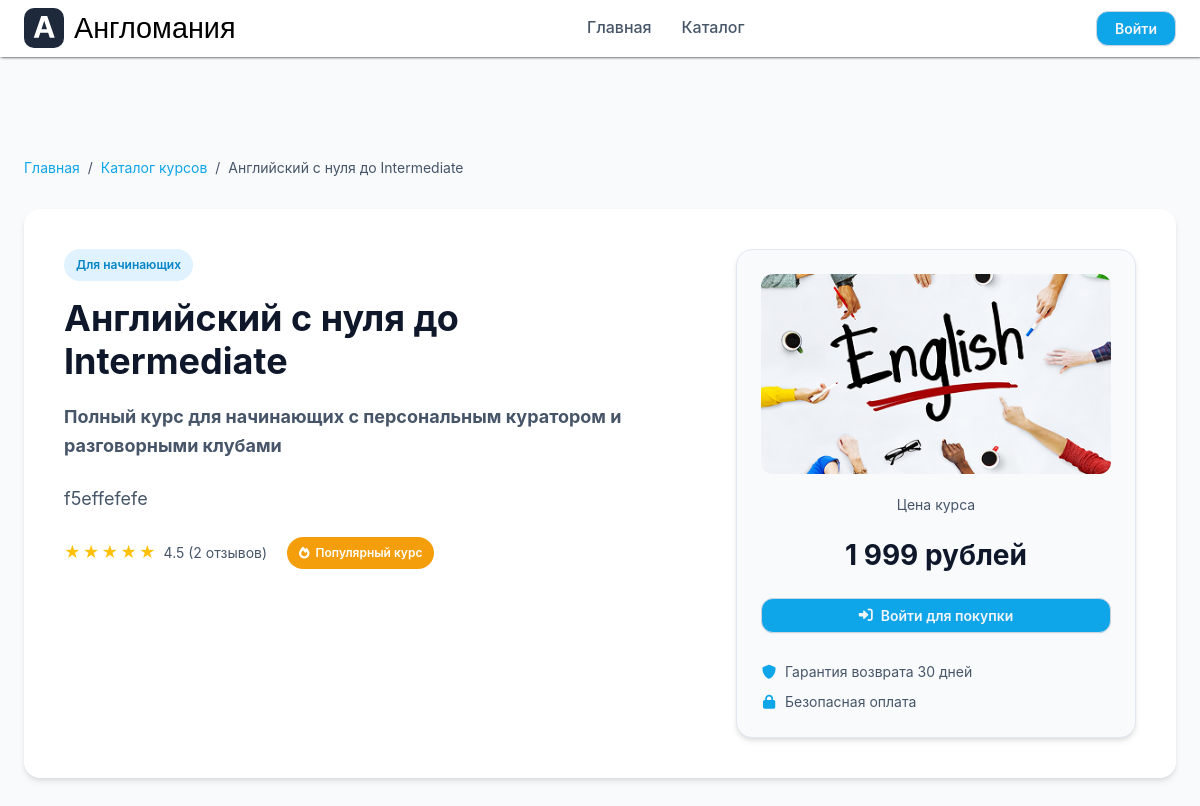
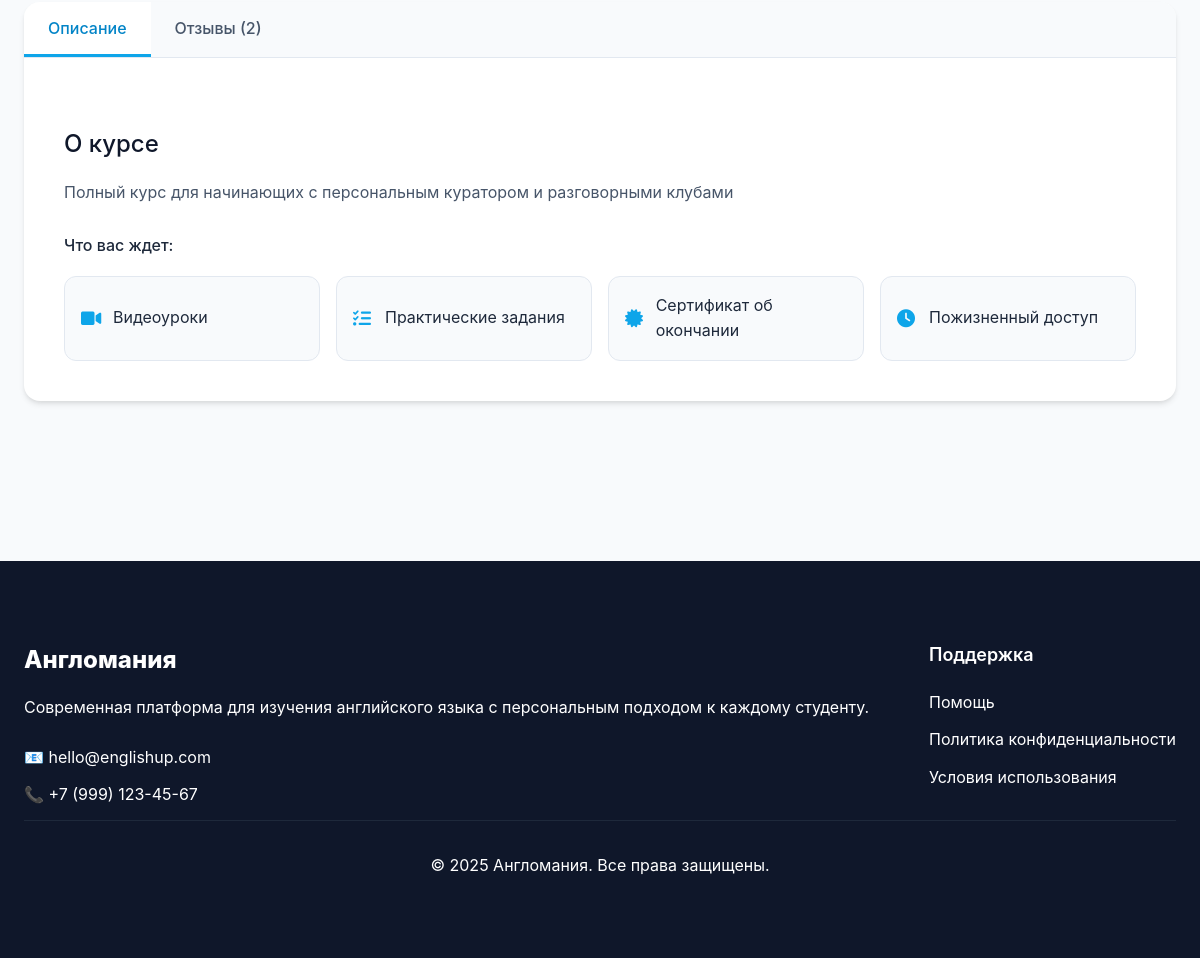
The app's page /index.php?page=course&id=1 with its own data (2 pictures, top to bottom).
### tables this page shows
CREATE TABLE `courses` (
  `id` int NOT NULL,
  `category_id` int NOT NULL,
  `title` varchar(255) NOT NULL,
  `description` text,
  `full_description` text,
  `price` decimal(10,2) NOT NULL,
  `image` varchar(255) DEFAULT NULL,
  `pdf_file` varchar(255) DEFAULT NULL,
  `rating` decimal(3,2) DEFAULT '0.00',
  `is_popular` tinyint(1) DEFAULT '0',
  `is_active` tinyint(1) DEFAULT '1',
  `created_at` timestamp NULL DEFAULT CURRENT_TIMESTAMP,
  `updated_at` timestamp NULL DEFAULT CURRENT_TIMESTAMP ON UPDATE CURRENT_TIMESTAMP
);

CREATE TABLE `categories` (
  `id` int NOT NULL,
  `name` varchar(255) NOT NULL,
  `description` text,
  `slug` varchar(255) NOT NULL,
  `created_at` timestamp NULL DEFAULT CURRENT_TIMESTAMP,
  `updated_at` timestamp NULL DEFAULT CURRENT_TIMESTAMP ON UPDATE CURRENT_TIMESTAMP
);

### db/database.php (called while the page is built, shortened)
<?php
function getDBConnection() {
    static $pdo = null;
    if ($pdo === null) {
        try {
            $dsn = "mysql:host=" . DB_HOST . ";dbname=" . DB_NAME . ";charset=" . DB_CHARSET;
            $options = [
                PDO::ATTR_ERRMODE => PDO::ERRMODE_EXCEPTION,
                PDO::ATTR_DEFAULT_FETCH_MODE => PDO::FETCH_ASSOC,
                PDO::ATTR_EMULATE_PREPARES => false,
            ];
            $pdo = new PDO($dsn, DB_USER, DB_PASS, $options);
        } catch (PDOException $e) {
            die("Ошибка подключения к базе данных: " . $e->getMessage());
        }
    }
    return $pdo;
}
function queryOne($sql, $params = []) {
    $pdo = getDBConnection();
    $stmt = $pdo->prepare($sql);
    $stmt->execute($params);
    return $stmt->fetch();
}
?>

### includes/courses.php (called while the page is built, shortened)
<?php
require_once __DIR__ . '/../db/database.php';
function getCourseRating($courseId) {
    $sql = "SELECT AVG(rating) as avg_rating, COUNT(*) as review_count
            FROM reviews
            WHERE course_id = ?";
    $result = queryOne($sql, [$courseId]);
    if ($result && $result['review_count'] > 0) {
        return [
            'rating' => round($result['avg_rating'], 1),
            'count' => $result['review_count']
        ];
    }
    return [
        'rating' => 0,
        'count' => 0
    ];
}
function getCourseById($id) {
    $sql = "SELECT c.*, cat.name as category_name, cat.slug as category_slug
            FROM courses c
            JOIN categories cat ON c.category_id = cat.id
            WHERE c.id = ?";
    return queryOne($sql, [$id]);
}
?>

### includes/auth.php (called while the page is built, shortened)
<?php
require_once __DIR__ . '/../db/database.php';
function isLoggedIn() {
    return isset($_SESSION['user_id']);
}
function getCurrentUser() {
    if (!isLoggedIn()) {
        return null;
    }
    $user = queryOne(
        "SELECT id, email, name, avatar, role FROM users WHERE id = ?",
        [$_SESSION['user_id']]
    );
    return $user;
}
?>

### pages/course.php (the view, shortened to what this page needs)
<?php
$courseId = isset($_GET['id']) ? (int)$_GET['id'] : 0;
$course = getCourseById($courseId);
$hasAccess = false;
$purchaseDate = null;
$courseRating = getCourseRating($courseId);
$averageRating = $courseRating['rating'];
$reviewCount = $courseRating['count'];
?>
<section class="course-detail-section">
    <div class="container">
        <div class="course-detail">
            <nav class="breadcrumb">
                <a href="index.php">Главная</a>
                <span>/</span>
                <a href="index.php?page=catalog">Каталог курсов</a>
                <span>/</span>
                <span><?= htmlspecialchars($course['title']) ?></span>
            </nav>
            <div class="course-hero">
                <div class="course-hero-grid">
                    <div class="course-info">
                        <span class="course-category"><?= htmlspecialchars($course['category_name']) ?></span>
                        <h1 class="course-title"><?= htmlspecialchars($course['title']) ?></h1>
                        <p class="course-description" style="font-weight: bold;"><?= htmlspecialchars($course['description']) ?></p>
                        <p class="course-description" id="full_d"><?= htmlspecialchars($course['full_description']) ?></p>
                        <div class="course-meta-info">
                            <div class="course-rating">
                                <div class="rating-stars">
                                    <?php for ($i = 1; $i <= 5; $i++): ?>
                                        <span class="star <?= $i <= round($averageRating) ? 'filled' : '' ?>">★</span>
                                    <?php endfor; ?>
                                </div>
                                <span class="rating-text"><?= number_format($averageRating, 1) ?> (<?= $reviewCount ?> отзывов)</span>
                            </div>
                            <?php if ($course['is_popular']): ?>
                            <div class="popular-badge">
                                <i class="fas fa-fire"></i>
                                Популярный курс
                            </div>
                            <?php endif; ?>
                        </div>
                    </div>
                    <?php if ($hasAccess): ?>
                    <div class="access-card">
                        <div class="access-header">
                            <?php if ($purchaseDate): ?>
                            <div class="purchase-date">
                                Приобретен: <?= date('d.m.Y', strtotime($purchaseDate)) ?>
                            </div>
                            <?php endif; ?>
                        </div>
                        <div class="course-image-main">
                            <img src="<?= htmlspecialchars($course['image']) ?>" alt="<?= htmlspecialchars($course['title']) ?>">
                        </div>
                        <div class="access-actions">
                            <a href="index.php?page=course-view&id=<?= $courseId ?>" class="btn btn-primary btn-access">
                                <i class="fas fa-play-circle"></i>
                                Перейти к обучению
                            </a>
                            <?php if ($course['pdf_file']): ?>
                            <a href="<?= htmlspecialchars($course['pdf_file']) ?>" class="btn btn-secondary" target="_blank" download>
                                <i class="fas fa-download"></i>
                                Скачать материалы
                            </a>
                            <?php endif; ?>
                            <a href="#reviews" class="btn btn-outline" onclick="switchTab('reviews')">
                                <i class="fas fa-star"></i>
                                Оставить отзыв
                            </a>
                        </div>
                        <div class="access-features">
                            <h4>Ваши преимущества:</h4>
                            <div class="features-list">
                                <div class="feature">
                                    <i class="fas fa-infinity"></i>
                                    <span>Пожизненный доступ</span>
                                </div>
                                <div class="feature">
                                    <i class="fas fa-mobile-alt"></i>
                                    <span>Доступ с любого устройства</span>
                                </div>
                                <div class="feature">
                                    <i class="fas fa-sync"></i>
                                    <span>Обновления курса бесплатно</span>
                                </div>
                            </div>
                        </div>
                    </div>
                    <?php else: ?>
                    <div class="enroll-card">
                        <div class="course-image-main">
                            <img src="<?= htmlspecialchars($course['image']) ?>" alt="<?= htmlspecialchars($course['title']) ?>">
                        </div>
                        <div class="price-section">
                            <div class="price-label">Цена курса</div>
                            <div class="price-main">
                                <?php if ($course['price'] == 0): ?>
                                    Бесплатно
                                <?php else: ?>
                                    <?= number_format($course['price'], 0, ',', ' ') ?> рублей
                                <?php endif; ?>
                            </div>
                        </div>
                        <?php if ($currentUser && !isInCart($courseId)): ?>
                        <form method="POST" class="cart-form">
                            <button type="submit" name="add_to_cart" class="btn btn-primary btn-add-to-cart">
                                <i class="fas fa-shopping-cart"></i>
                                Добавить в корзину
                            </button>
                        </form>
                        <?php else: ?>
                        <a href="index.php?page=login" class="btn btn-primary btn-add-to-cart">
                            <i class="fas fa-sign-in-alt"></i>
                            Войти для покупки
                        </a>
                        <?php endif; ?>
                        <div class="course-guarantees">
                            <div class="guarantee">
                                <i class="fas fa-shield-alt"></i>
                                <span>Гарантия возврата 30 дней</span>
                            </div>
                            <div class="guarantee">
                                <i class="fas fa-lock"></i>
                                <span>Безопасная оплата</span>
                            </div>
                        </div>
                    </div>
                    <?php endif; ?>
                </div>
            </div>
            <div class="tabs-container">
                <div class="tabs">
                    <button class="tab active" data-tab="description">Описание</button>
                    <button class="tab" data-tab="reviews">Отзывы (<?= $reviewCount ?>)</button>
                </div>
                <div class="tab-content active" id="description-content">
                    <div class="course-full-description">
                        <h3>О курсе</h3>
                        <p><?= nl2br(htmlspecialchars($course['description'])) ?></p>
                        <div class="course-features">
                            <h4>Что вас ждет:</h4>
                            <div class="features-grid">
                                <div class="feature-item">
                                    <i class="fas fa-video"></i>
                                    <span>Видеоуроки</span>
                                </div>
                                <div class="feature-item">
                                    <i class="fas fa-tasks"></i>
                                    <span>Практические задания</span>
                                </div>
                                <div class="feature-item">
                                    <i class="fas fa-certificate"></i>
                                    <span>Сертификат об окончании</span>
                                </div>
                                <div class="feature-item">
                                    <i class="fas fa-clock"></i>
                                    <span>Пожизненный доступ</span>
                                </div>
                            </div>
                        </div>
                    </div>
                </div>
            </div>
        </div>
    </div>
</section>

### assets/css/styles.css (style rules this page uses)
* { margin: 0; padding: 0; box-sizing: border-box; scroll-behavior: smooth; text-decoration: none; }
body { font-family: "Noto Sans JP", sans-serif; line-height: 1.6; color: #333; background-color: #fff; }
a { color: black; }
h1, h2, h3, h4, h5, h6 { font-weight: 500; line-height: 1.2; }
h1 { font-size: 2.5rem; font-weight: 700; }
h3 { font-size: 1.5rem; margin-bottom: 0.5rem; }
:root { --primary-50: #F0F9FF; --primary-100: #E0F2FE; --primary-500: #0EA5E9; --primary-600: #0284C7; --primary-800: #1E293B; --gradient-primary: linear-gradient(135deg, #0EA5E9 0%, #6366F1 100%); --gradient-hero: linear-gradient(135deg, #0EA5E9 0%, #3B82F6 50%, #6366F1 100%); --gray-50: #F8FAFC; --gray-100: #F1F5F9; --gray-200: #E2E8F0; --gray-300: #CBD5E1; --gray-600: #475569; --gray-700: #334155; --gray-800: #1E293B; --gray-900: #0F172A; --success: #10B981; --warning: #F59E0B; --error: #EF4444; --shadow-sm: 0 1px 2px 0 rgba(0, 0, 0, 0.05); --shadow-md: 0 4px 6px -1px rgba(0, 0, 0, 0.1), 0 2px 4px -1px rgba(0, 0, 0, 0.06); --shadow-lg: 0 10px 15px -3px rgba(0, 0, 0, 0.1), 0 4px 6px -2px rgba(0, 0, 0, 0.05); --shadow-xl: 0 20px 25px -5px rgba(0, 0, 0, 0.1), 0 10px 10px -5px rgba(0, 0, 0, 0.04); --radius-sm: 8px; --radius-md: 12px; --radius-lg: 16px; --radius-xl: 24px; --radius-full: 9999px; }
* { margin: 0; padding: 0; box-sizing: border-box; font-family: 'Inter', 'SF Pro Display', -apple-system, BlinkMacSystemFont, sans-serif; }
body { background: var(--gray-50); color: var(--gray-800); line-height: 1.6; display: flex; flex-direction: column; min-height: 100vh; }
.container { max-width: 1280px; margin: 0 auto; padding: 0 24px; }
.btn { display: inline-flex; align-items: center; justify-content: center; gap: 8px; padding: 6px 18px; border: none; border-radius: var(--radius-md); font-weight: 600; font-size: 14px; line-height: 1.5; text-decoration: none; cursor: pointer; transition: all 0.2s ease; position: relative; overflow: hidden; }
.btn-primary { background: var(--primary-500); color: var(--gray-100); border: 1.5px solid var(--gray-300); box-shadow: var(--shadow-sm); }
.features-grid { display: grid; grid-template-columns: repeat(auto-fit, minmax(300px, 1fr)); gap: 32px; }
.course-category { color: var(--primary-600); font-weight: 600; font-size: 14px; margin-bottom: 8px; display: block; }
.course-rating { display: flex; align-items: center; gap: 4px; color: var(--warning); }
.active:after { content: ""; }
.course-category { color: var(--primary-600); font-weight: 600; font-size: 12px; margin-bottom: 8px; display: block; }
.course-title { font-size: 18px; font-weight: 600; margin-bottom: 8px; line-height: 1.4; }
.course-description { color: var(--gray-600); font-size: 14px; margin-bottom: 16px; line-height: 1.5; }
.course-rating { display: flex; align-items: center; gap: 4px; color: var(--warning); font-size: 14px; }
.course-detail { padding: 60px 0; }
.course-hero { background: white; border-radius: var(--radius-xl); padding: 40px; box-shadow: var(--shadow-md); margin-bottom: 40px; }
.course-hero-grid { display: grid; grid-template-columns: 1fr 400px; gap: 48px; }
.enroll-card { background: white; padding: 24px; border-radius: var(--radius-lg); box-shadow: var(--shadow-md); border: 1px solid var(--gray-200); text-align: center; }
.price-main { font-size: 36px; font-weight: 800; color: var(--gray-900); margin: 16px 0; }
.tabs { display: flex; border-bottom: 1px solid var(--gray-200); margin-bottom: 32px; }
.tab { padding: 16px 24px; background: none; border: none; color: var(--gray-600); font-weight: 500; cursor: pointer; border-bottom: 2px solid transparent; }
.tab.active { color: var(--primary-600); border-bottom-color: var(--primary-600); }
.tab-content { display: none; }
.tab-content.active { display: block; }

### records on screen
courses: title "Английский с нуля до Intermediate", category.name "Для начинающих", description "Полный курс для начинающих с персональным куратором и разговорными клубами", full_description "f5effefefe", image (picture), price "1 999"

### other values on screen
$averageRating "4.5"
$reviewCount "2"
